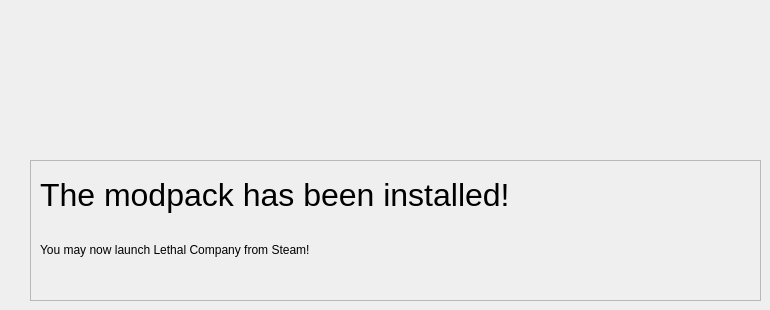
      <widget class="QWidget" name="page_done">
       <widget class="QFrame" name="frame_5">
        <property name="geometry">
         <rect>
          <x>30</x>
          <y>160</y>
          <width>731</width>
          <height>141</height>
         </rect>
        </property>
        <property name="frameShape">
         <enum>QFrame::StyledPanel</enum>
        </property>
        <property name="frameShadow">
         <enum>QFrame::Raised</enum>
        </property>
        <widget class="QLabel" name="label_12">
         <property name="geometry">
          <rect>
           <x>10</x>
           <y>10</y>
           <width>701</width>
           <height>51</height>
          </rect>
         </property>
         <property name="text">
          <string>&lt;html&gt;&lt;head/&gt;&lt;body&gt;&lt;p&gt;&lt;span style=&quot; font-size:24pt;&quot;&gt;The modpack has been installed!&lt;/span&gt;&lt;/p&gt;&lt;/body&gt;&lt;/html&gt;</string>
         </property>
        </widget>
        <widget class="QLabel" name="label_13">
         <property name="geometry">
          <rect>
           <x>10</x>
           <y>60</y>
           <width>701</width>
           <height>61</height>
          </rect>
         </property>
         <property name="text">
          <string>&lt;html&gt;&lt;head/&gt;&lt;body&gt;&lt;p&gt;You may now launch Lethal Company from Steam!&lt;/p&gt;&lt;/body&gt;&lt;/html&gt;</string>
         </property>
         <property name="wordWrap">
          <bool>true</bool>
         </property>
        </widget>
       </widget>
      </widget>
